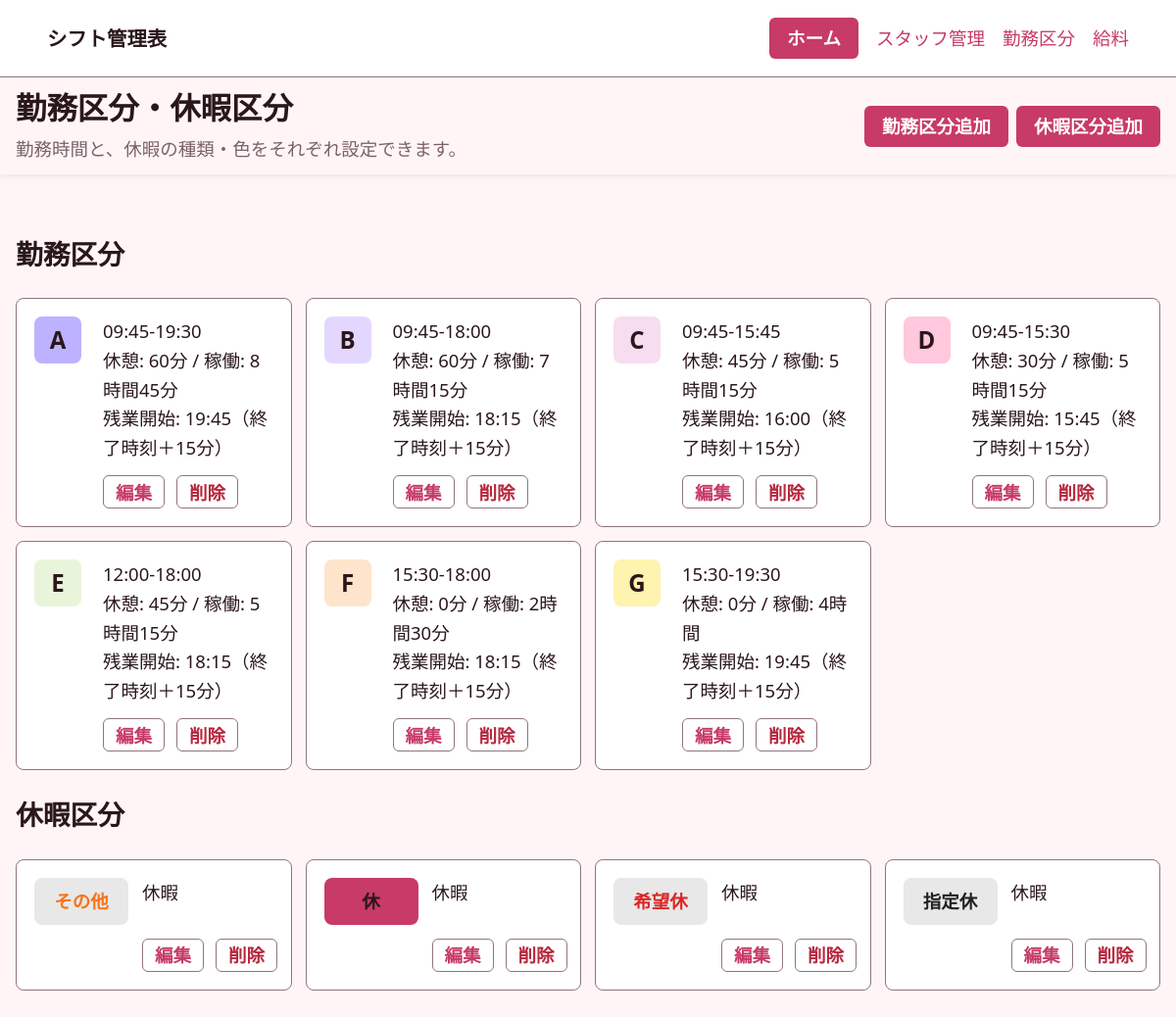
Screenshot of /shift-types/ with the database file from the repository.
### notes/models.py (models this page shows, shortened)
class ShiftType(models.Model):
    code = models.CharField('区分', max_length=8, choices=SHIFT_TYPE_CODES, unique=True)
    color = models.CharField('色', max_length=7, choices=SHIFT_TYPE_COLORS + LEAVE_TYPE_COLORS, unique=True, blank=True, null=True)
    start_time = models.TimeField('開始時刻', blank=True, null=True)
    end_time = models.TimeField('終了時刻', blank=True, null=True)
    break_minutes = models.PositiveSmallIntegerField('休憩', choices=BREAK_MINUTE_CHOICES, blank=True, null=True)
    class Meta:
        ordering = ['code']
        verbose_name = '勤務区分'
        verbose_name_plural = '勤務区分'
    @property
    def is_leave(self):
        return self.code in dict(LEAVE_TYPE_CODES)
    @property
    def text_color(self):
        return (self.color or '#555555') if self.is_leave else '#2a171b'
    @property
    def background_color(self):
        return '#e8e8e8' if self.is_leave else (self.color or '')
    @property
    def overtime_start_label(self):
        if self.is_leave or not self.end_time:
            return '-'
        end = datetime.combine(datetime.today(), self.end_time)
        threshold = end + timedelta(minutes=15)
        prefix = '翌日 ' if threshold.date() != end.date() else ''
        return f'{prefix}{threshold:%H:%M}'
    @property
    def work_minutes(self):
        if not self.start_time or not self.end_time:
            return None
        start_at = datetime.combine(datetime.today(), self.start_time)
        end_at = datetime.combine(datetime.today(), self.end_time)
        minutes = int((end_at - start_at).total_seconds() // 60)
        return max(0, minutes - (self.break_minutes or 0))
    @property
    def work_duration_label(self):
        if self.work_minutes is None:
            return '時間なし'
        hours, minutes = divmod(self.work_minutes, 60)
        if minutes:
            return f'{hours}時間{minutes}分'
        return f'{hours}時間'

### notes/views.py (the view)
# urls.py: path('shift-types/', views.shift_type_list, name='shift_type_list'),
def shift_type_list(request):
    shift_types = ShiftType.objects.all()
    used_codes = set(shift_types.values_list('code', flat=True))
    available_codes = [code for code, _label in SHIFT_TYPE_CODES if code not in used_codes]
    return render(
        request,
        'notes/shift_type_list.html',
        {'shift_types': shift_types, 'available_codes': available_codes,
         'work_types': [item for item in shift_types if not item.is_leave],
         'leave_types': [item for item in shift_types if item.is_leave]},
    )

### notes/templates/notes/shift_type_list.html (shortened to what this page needs)
{% extends 'notes/base.html' %}
{% block content %}
    <section class="page-title table-header">
        <div>
            <h1>勤務区分・休暇区分</h1>
            <p>勤務時間と、休暇の種類・色をそれぞれ設定できます。</p>
        </div>
        <div class="shift-action-nav">
            <a class="button" href="{% url 'shift_type_create' %}?kind=work">勤務区分追加</a>
            <a class="button" href="{% url 'shift_type_create' %}?kind=leave">休暇区分追加</a>
        </div>
    </section>
    {% if shift_types %}
        <h2>勤務区分</h2>
        {% include 'notes/shift_type_cards.html' with shift_types=work_types %}
        <h2>休暇区分</h2>
        {% include 'notes/shift_type_cards.html' with shift_types=leave_types %}
    {% endif %}
{% endblock %}

### notes/templates/notes/shift_type_cards.html
        <div class="type-list">
            {% for shift_type in shift_types %}
                <article class="type-card {% if shift_type.is_leave %}leave-type-card{% endif %}">
                    <strong {% if shift_type.color %}style="background-color: {{ shift_type.background_color }}; color: {{ shift_type.text_color }};"{% endif %}>{{ shift_type.code }}</strong>
                    <div>
                        <p>{% if shift_type.is_leave %}休暇{% elif shift_type.start_time and shift_type.end_time %}{{ shift_type.start_time|time:'H:i' }}-{{ shift_type.end_time|time:'H:i' }}{% else %}時間なし{% endif %}</p>
                        {% if not shift_type.is_leave %}
                            <p>休憩: {{ shift_type.break_minutes|default_if_none:'-' }}分 / 稼働: {{ shift_type.work_duration_label }}</p>
                            <p>残業開始: {{ shift_type.overtime_start_label }}（終了時刻＋15分）</p>
                        {% endif %}
                    </div>
                    <div class="actions">
                        <a class="outline-button" href="{% url 'shift_type_update' shift_type.pk %}">編集</a>
                        <a class="outline-button danger-outline" href="{% url 'shift_type_delete' shift_type.pk %}">削除</a>
                    </div>
                </article>
            {% endfor %}
        </div>

### notes/static/notes/styles.css (style rules this page uses)
:root { color-scheme: light; --bg: #fff5f7; --surface: #ffffff; --ink: #2a171b; --muted: #7b6268; --line: #90757d; --accent: #c73b66; --accent-dark: #9f2d50; --danger: #b7283e; }
* { box-sizing: border-box; }
html { font-size: 18.5px; }
body { margin: 0; min-height: 100vh; background: var(--bg); color: var(--ink); font-family: system-ui, -apple-system, BlinkMacSystemFont, "Segoe UI", sans-serif; line-height: 1.6; }
a { color: var(--accent); text-decoration: none; }
.top-nav, .table-header, .month-nav, .field-grid { display: flex; align-items: center; }
.page-title { margin-bottom: 28px; }
.page-title h1, .form-panel h1 { margin: 0 0 8px; font-size: clamp(1.7rem, 2.4vw, 2.25rem); line-height: 1.2; }
.page-title p, .empty-state p, .form-panel p, time { color: var(--muted); }
.table-header { justify-content: space-between; gap: 18px; }
.month-nav, .shift-action-nav { display: flex; gap: 8px; white-space: nowrap; }
.button, button { display: inline-flex; align-items: center; justify-content: center; min-height: 42px; padding: 0 18px; border: 0; border-radius: 6px; background: var(--accent); color: #fff; font: inherit; font-weight: 700; cursor: pointer; }
.note-card, .type-card, .empty-state, .form-panel { background: var(--surface); border: 1px solid var(--line); border-radius: 8px; }
.actions { display: flex; gap: 12px; white-space: nowrap; }
.type-list { display: grid; grid-template-columns: repeat(auto-fill, minmax(260px, 1fr)); gap: 14px; }
.link-button, .outline-button { display: inline-flex; align-items: center; justify-content: center; min-height: 34px; padding: 0 12px; border: 1px solid var(--line); border-radius: 6px; background: #fff; color: var(--accent); font: inherit; font-weight: 700; text-decoration: none; }
.danger-outline { color: var(--danger); }
.type-card { display: grid; grid-template-columns: 56px 1fr; gap: 14px; padding: 18px; }
.type-card > strong { display: inline-flex; align-items: center; justify-content: center; width: 48px; height: 48px; border-radius: 8px; background: var(--accent); color: var(--ink); font-size: 1.3rem; }
.type-card h2, .type-card p { margin: 0; }
.type-card .actions { grid-column: 2; }
.leave-type-card { grid-template-columns: 96px minmax(0, 1fr); }
.leave-type-card > strong { width: 96px; font-size: 1rem; }
@media screen { body.has-fixed-header { padding-top: var(--fixed-header-height); } }
.fixed-page-controls .page-title, .fixed-page-controls .form-actions, .fixed-page-controls .bulk-actions { margin: 0; }
.fixed-page-controls .page-title p { margin: 4px 0 0; }
html { scroll-padding-top: calc(var(--fixed-header-height, 0px) + 16px); }

### rows the page displays
ShiftType: code "A", start_time "09:45", end_time "19:30", break_minutes "60", work_duration_label "8時間45分", overtime_start_label "19:45"
ShiftType: code "B", start_time "09:45", end_time "18:00", break_minutes "60", work_duration_label "7時間15分", overtime_start_label "18:15"
ShiftType: code "C", start_time "09:45", end_time "15:45", break_minutes "45", work_duration_label "5時間15分", overtime_start_label "16:00"
ShiftType: code "D", start_time "09:45", end_time "15:30", break_minutes "30", work_duration_label "5時間15分", overtime_start_label "15:45"
ShiftType: code "E", start_time "12:00", end_time "18:00", break_minutes "45", work_duration_label "5時間15分", overtime_start_label "18:15"
ShiftType: code "F", start_time "15:30", end_time "18:00", break_minutes "0", work_duration_label "2時間30分", overtime_start_label "18:15"
ShiftType: code "G", start_time "15:30", end_time "19:30", break_minutes "0", work_duration_label "4時間", overtime_start_label "19:45"
ShiftType: code "その他", shows "休暇"
ShiftType: code "休", shows "休暇"
ShiftType: code "希望休", shows "休暇"
ShiftType: code "指定休", shows "休暇"
